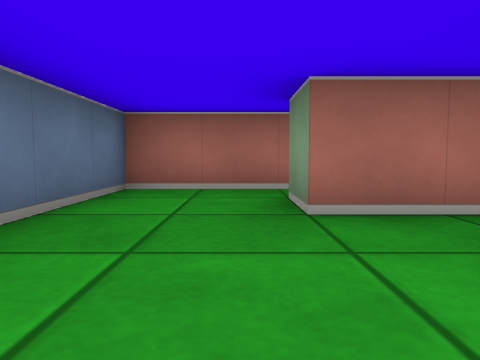
View 1 (above)

13 first-person views from a walk through a cub3D level. The camera is about half as high as the walls, tilts 4° down and sees 70° across. The floor is counted in squares. Each view is taken from the middle of a square. On the plan, view 1 faces up. The plan holds only what a view shows up to about 9 squares ahead; the rest is blank.

View 2
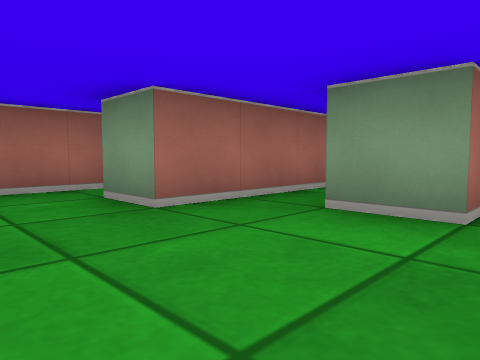

View 3
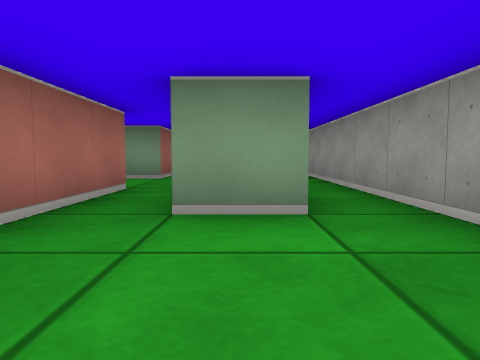

View 4
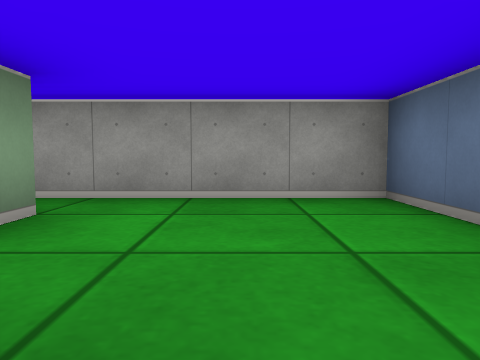

View 5
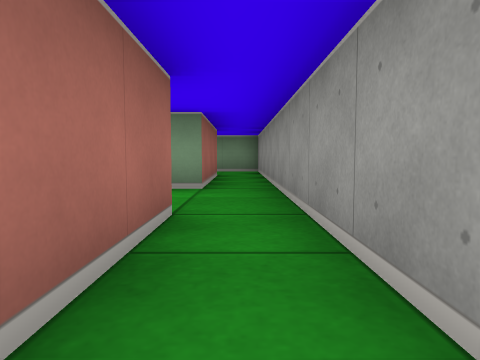

View 6
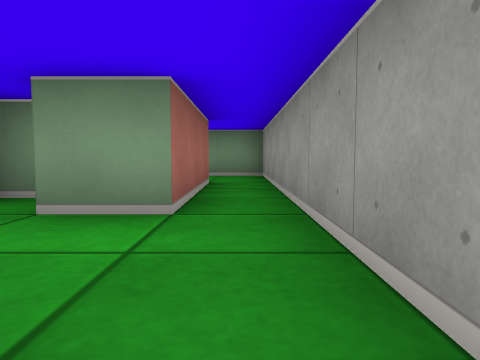

View 7
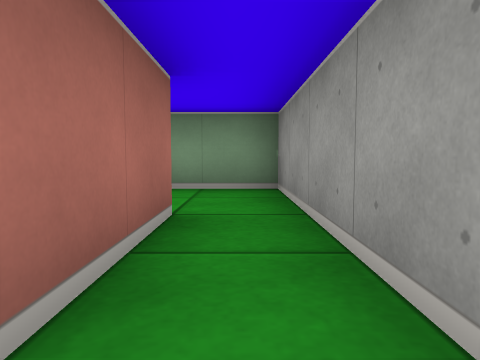

View 8
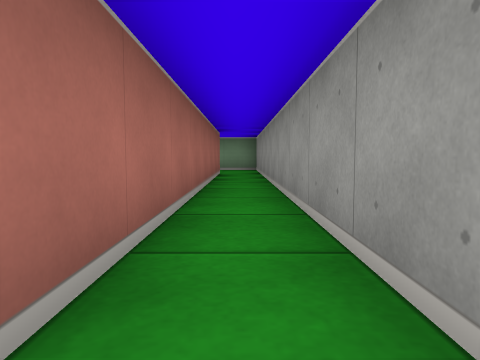

View 9
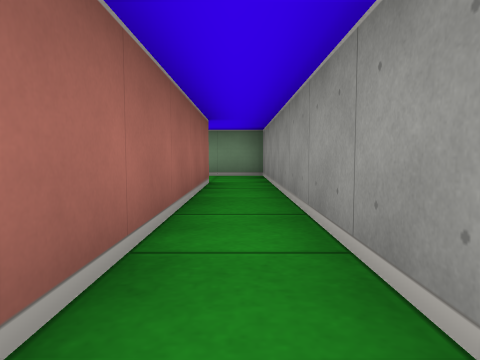

View 10
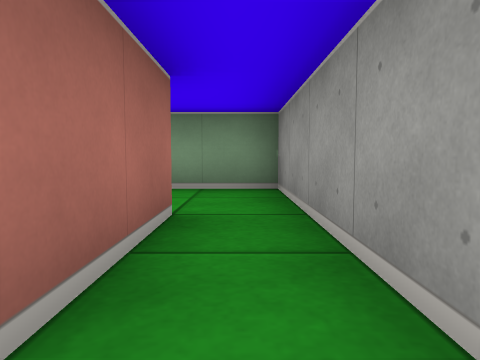

View 11
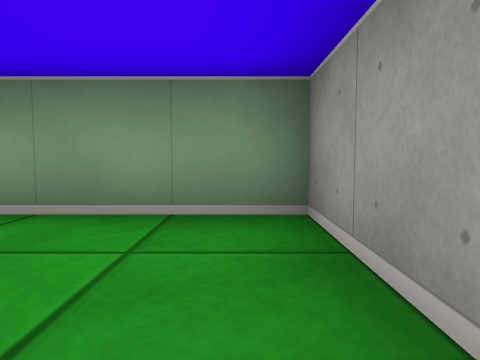

View 12
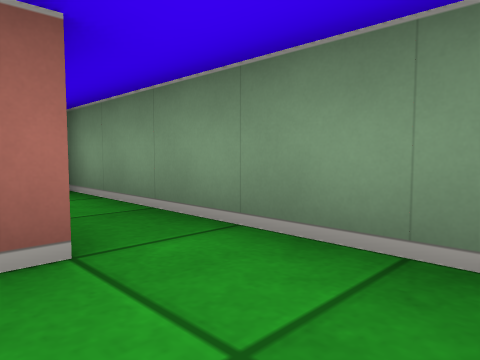

View 13
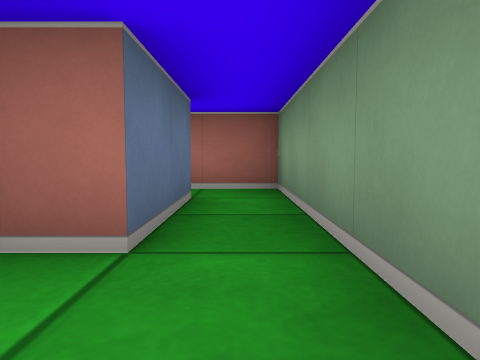

### Floor plan
Ten units are one square. View 1 is at (0, 0); x grows to the right and y downward. Boxes are objects, and circles mark ways between rooms. Rooms are numbered by the first view taken in them; rooms with no view inside come last. Other rooms are left out.
<svg viewBox="-20 -50 150 60">
<path fill="none" stroke="#000" d="M15 -5 15 -15 35 -15M10 -45 -15 -45 -15 5 15 5M35 -25 5 -25 5 -35M85 -25 55 -25 55 -35M35 -15 105 -15 105 -30M105 -5 15 -5M115 -35 115 -15 109 -15M15 5 125 5 125 -45 112 -45"/>
<circle cx="25" cy="-20" r="3" fill="#2a7"/>
<circle cx="20" cy="0" r="3" fill="#2a7"/>
<text x="0" y="-20">1</text>
<text x="70" y="-20">2</text>
<text x="80" y="0">3</text>
</svg>
Room 1 opens to room 2. Room 1 opens to room 3.

Where each view was taken, in squares from view 1:
view 1: 0 up, 0 right, facing up
view 2: 0 up, 1 left, facing up-right
view 3: 1 up, 1 left, facing right
view 4: 3 up, 0 right, facing down
view 5: 2 up, 1 right, facing right
view 6: 2 up, 3 right, facing right
view 7: 2 up, 6 right, facing right
view 8: 0 up, 2 right, facing right
view 9: 0 up, 5 right, facing right
view 10: 0 up, 8 right, facing right
view 11: 0 up, 10 right, facing right
view 12: 0 up, 11 right, facing up-right
view 13: 0 up, 12 right, facing up
